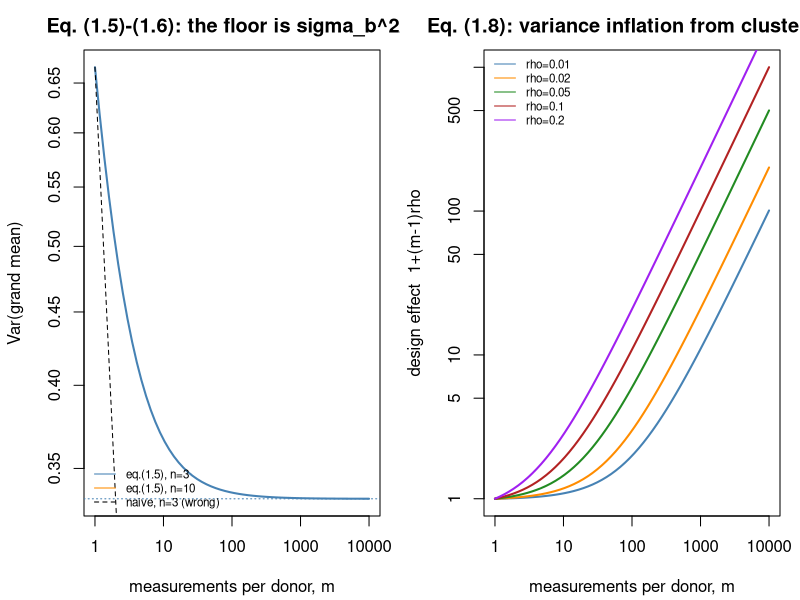

Write R code to recreate this figure.
## ---- chunk 1
MODULE_NAME <- "01_study_design_and_estimands"
OUT <- file.path(Sys.getenv("STATS_OUT", unset = "results"), MODULE_NAME)
dir.create(OUT, recursive = TRUE, showWarnings = FALSE)

header <- function(txt) {
  cat("\n", strrep("=", 72), "\n", txt, "\n", strrep("=", 72), "\n", sep = "")
}
## ---- chunk 2
simulate_hierarchy <- function(n_donors, m_per_donor, sigma_b, sigma_e, mu = 0) {
  ## Returns long-form data: one row per measurement.
  donor_effects <- rnorm(n_donors, 0, sigma_b)                  # b_i
  noise <- matrix(rnorm(n_donors * m_per_donor, 0, sigma_e),
                  nrow = n_donors)                              # e_ij
  values <- mu + donor_effects + noise
  data.frame(donor = rep(seq_len(n_donors), each = m_per_donor),
             value = as.vector(t(values)))
}

header("1. One simulated hierarchical dataset")
set.seed(101)
demo <- simulate_hierarchy(5, 200, sigma_b = 1, sigma_e = 1)
print(aggregate(value ~ donor, demo,
                function(v) c(n = length(v), mean = mean(v), sd = sd(v))))
cat("\nThe donor MEANS differ far more than sampling error alone would allow:\n")
cat("that spread is sigma_b, and no number of cells removes it.\n")
## ---- chunk 3
header("2. Verifying the pseudoreplication equation (1.5)")

empirical_var_grand_mean <- function(n, m, sigma_b, sigma_e, n_sim = 4000) {
  means <- replicate(n_sim, {
    b <- rnorm(n, 0, sigma_b)
    e <- matrix(rnorm(n * m, 0, sigma_e), nrow = n)
    mean(b + e)
  })
  var(means)
}

grid <- expand.grid(n = c(3, 30), m = c(1, 10, 100, 1000))
grid <- grid[order(grid$n, grid$m), ]
sb <- 1; se <- 1
grid$theory_eq1.5 <- sb^2 / grid$n + se^2 / (grid$n * grid$m)
grid$naive_wrong  <- (sb^2 + se^2) / (grid$n * grid$m)
grid$simulated <- mapply(function(n, m) {
  set.seed(n * 1000 + m); empirical_var_grand_mean(n, m, sb, se)
}, grid$n, grid$m)
grid$understated_by <- grid$theory_eq1.5 / grid$naive_wrong
print(format(grid, digits = 4), row.names = FALSE)

cat("\n'simulated' tracks 'theory_eq1.5', never the naive formula.\n")
cat("The last column is how many times too SMALL the naive variance is.\n")
## ---- chunk 4
header("Equation (1.6): the floor you cannot sequence past")
for (m in c(1, 10, 100, 1000, 1e5)) {
  cat(sprintf("  m = %9s  Var(mean) = %.6f   (floor = %.6f)\n",
              format(m, big.mark = ",", scientific = FALSE),
              1/3 + 1/(3 * m), 1/3))
}
## ---- chunk 5
header("3. ICC, design effect, effective sample size")

icc <- function(sigma_b, sigma_e) sigma_b^2 / (sigma_b^2 + sigma_e^2)
design_effect <- function(m, rho) 1 + (m - 1) * rho
effective_n <- function(n, m, rho) n * m / design_effect(m, rho)

cat(sprintf("%6s %7s %14s %13s %12s %12s\n",
            "rho", "m", "design effect", "SE inflation", "n_eff (n=3)", "nominal n*m"))
for (rho in c(0.01, 0.02, 0.05, 0.20)) {
  for (m in c(100, 500, 2000)) {
    de <- design_effect(m, rho)
    cat(sprintf("%6.2f %7d %14.2f %13.2f %12.1f %12d\n",
                rho, m, de, sqrt(de), effective_n(3, m, rho), 3 * m))
  }
}
cat(sprintf("\nWorked example: n=3 donors, m=500 cells, rho=0.05\n"))
cat(sprintf("  design effect   = %.2f\n", design_effect(500, 0.05)))
cat(sprintf("  SE too small by = %.2fx\n", sqrt(design_effect(500, 0.05))))
cat(sprintf("  n_eff           = %.1f  (not 1500)\n", effective_n(3, 500, 0.05)))
## ---- chunk 6
header("4. False-positive rate: naive cell-level vs donor-level testing")

false_positive_rate <- function(n_per_group, m_per_donor, sigma_b, sigma_e,
                                n_sim = 1500, alpha = 0.05) {
  naive <- donor <- 0L
  for (i in seq_len(n_sim)) {
    ## Both groups come from the SAME distribution: the null is TRUE.
    b <- rnorm(2 * n_per_group, 0, sigma_b)
    e <- matrix(rnorm(2 * n_per_group * m_per_donor, 0, sigma_e),
                nrow = 2 * n_per_group)
    cells <- b + e                                   # donor x cell matrix
    g1 <- as.vector(cells[seq_len(n_per_group), ])
    g2 <- as.vector(cells[-seq_len(n_per_group), ])
    ## (a) NAIVE: every cell treated as an independent observation.
    naive <- naive + (t.test(g1, g2)$p.value < alpha)
    ## (b) CORRECT: aggregate to one value per donor, then test donors.
    dm <- rowMeans(cells)
    donor <- donor + (t.test(dm[seq_len(n_per_group)],
                             dm[-seq_len(n_per_group)])$p.value < alpha)
  }
  c(naive = naive / n_sim, donor = donor / n_sim)
}

set.seed(42)
for (cfg in list(c(sb = 0.5, se = 1, m = 200),
                 c(sb = 1.0, se = 1, m = 200),
                 c(sb = 1.0, se = 1, m = 1000))) {
  rho <- icc(cfg["sb"], cfg["se"])
  r <- false_positive_rate(4, cfg["m"], cfg["sb"], cfg["se"], n_sim = 800)
  cat(sprintf("  sigma_b=%.1f sigma_e=%.1f m=%4d  (rho=%.2f, DE=%6.1f)\n",
              cfg["sb"], cfg["se"], cfg["m"], rho, design_effect(cfg["m"], rho)))
  cat(sprintf("      naive cell-level FPR : %5.1f%%   <-- should be 5%%\n",
              100 * r["naive"]))
  cat(sprintf("      donor-level      FPR : %5.1f%%   <-- is 5%%\n\n",
              100 * r["donor"]))
}
cat("The naive test is not 'slightly liberal'. It is broken.\n")
cat("This is the mechanism behind false-discovery inflation in naive\n")
cat("per-cell single-cell differential expression (stats.md Topic 21).\n")
## ---- chunk 7
header("5. ATE, randomisation, and confounding")
set.seed(2026)
N <- 20000
severity <- rnorm(N)                 # a confounder
TRUE_ATE <- 2.0
y0 <- 10 + 3 * severity + rnorm(N)   # both potential outcomes, known here
y1 <- y0 + TRUE_ATE

## Design A: randomised -- treatment independent of severity.
a_rand <- rbinom(N, 1, 0.5)
y_rand <- ifelse(a_rand == 1, y1, y0)                       # eq. (1.1)
est_rand <- mean(y_rand[a_rand == 1]) - mean(y_rand[a_rand == 0])

## Design B: observational -- sicker patients more likely to be treated.
p_treat <- plogis(1.5 * severity)
a_obs <- rbinom(N, 1, p_treat)
y_obs <- ifelse(a_obs == 1, y1, y0)
est_obs_crude <- mean(y_obs[a_obs == 1]) - mean(y_obs[a_obs == 0])
est_obs_adj <- coef(lm(y_obs ~ a_obs + severity))["a_obs"]

cat(sprintf("  TRUE ATE (known by construction)     : %.3f\n", TRUE_ATE))
cat(sprintf("  Randomised design, crude difference  : %.3f   <-- unbiased\n", est_rand))
cat(sprintf("  Observational, crude difference      : %.3f   <-- biased\n", est_obs_crude))
cat(sprintf("  Observational, adjusted for severity : %.3f   <-- recovered\n", est_obs_adj))
cat("\nEq. (1.3) holds ONLY under randomisation. Adjustment worked here only\n")
cat("because we happened to MEASURE the confounder - see Module 32.\n")
## ---- chunk 8
header("6. Detecting a confounded (rank-deficient) design")

design_is_identifiable <- function(condition, batch, label = "") {
  condition <- factor(condition); batch <- factor(batch)
  X <- model.matrix(~ condition + batch)
  r <- qr(X)$rank
  cat(label, "\n")
  print(table(condition, batch))
  cat(sprintf("    design matrix: %d columns, rank %d  ->  %s\n\n",
              ncol(X), r,
              if (r == ncol(X)) "IDENTIFIABLE" else "CONFOUNDED (aliased)"))
  ## R silently returns NA coefficients for aliased terms - a warning sign
  ## that is very easy to miss in a long summary() printout.
  invisible(r == ncol(X))
}

design_is_identifiable(rep(c("ctrl", "trt"), 6), rep(c("b1", "b2", "b3"), each = 4),
                       "Design A - conditions balanced across batches (good):")
design_is_identifiable(rep(c("ctrl", "trt"), each = 6), rep(c("b1", "b2"), each = 6),
                       "Design B - every control in batch 1, treated in batch 2 (fatal):")

cat("Watch what lm() does with the confounded design:\n")
set.seed(7)
bad <- data.frame(condition = rep(c("ctrl", "trt"), each = 6),
                  batch = rep(c("b1", "b2"), each = 6),
                  y = rnorm(12))
print(coef(lm(y ~ condition + batch, data = bad)))
cat("\nThe batch coefficient is NA: R is telling you the effect is not\n")
cat("estimable. Never ignore an NA coefficient.\n")
## ---- chunk 9
png(file.path(OUT, "pseudoreplication.png"), width = 1100, height = 450, res = 110)
par(mfrow = c(1, 2), mar = c(4.2, 4.2, 2.5, 1))

ms <- 10^seq(0, 4, length.out = 60)
plot(ms, 1/3 + 1/(3 * ms), log = "xy", type = "l", col = "steelblue", lwd = 2,
     xlab = "measurements per donor, m", ylab = "Var(grand mean)",
     main = "Eq. (1.5)-(1.6): the floor is sigma_b^2/n")
abline(h = 1/3, col = "steelblue", lty = 3)
lines(ms, 1/10 + 1/(10 * ms), col = "darkorange", lwd = 2)
abline(h = 1/10, col = "darkorange", lty = 3)
lines(ms, 2/(3 * ms), col = "black", lty = 2)
legend("bottomleft", c("eq.(1.5), n=3", "eq.(1.5), n=10", "naive, n=3 (wrong)"),
       col = c("steelblue", "darkorange", "black"), lty = c(1, 1, 2), bty = "n", cex = 0.7)

plot(NA, xlim = range(ms), ylim = c(1, 1000), log = "xy",
     xlab = "measurements per donor, m", ylab = "design effect  1+(m-1)rho",
     main = "Eq. (1.8): variance inflation from clustering")
cols <- c("steelblue", "darkorange", "forestgreen", "firebrick", "purple")
rhos <- c(0.01, 0.02, 0.05, 0.10, 0.20)
for (i in seq_along(rhos)) lines(ms, 1 + (ms - 1) * rhos[i], col = cols[i], lwd = 2)
legend("topleft", paste0("rho=", rhos), col = cols, lty = 1, bty = "n", cex = 0.7)
invisible(dev.off())
cat("\nFigure written to", file.path(OUT, "pseudoreplication.png"), "\n")
